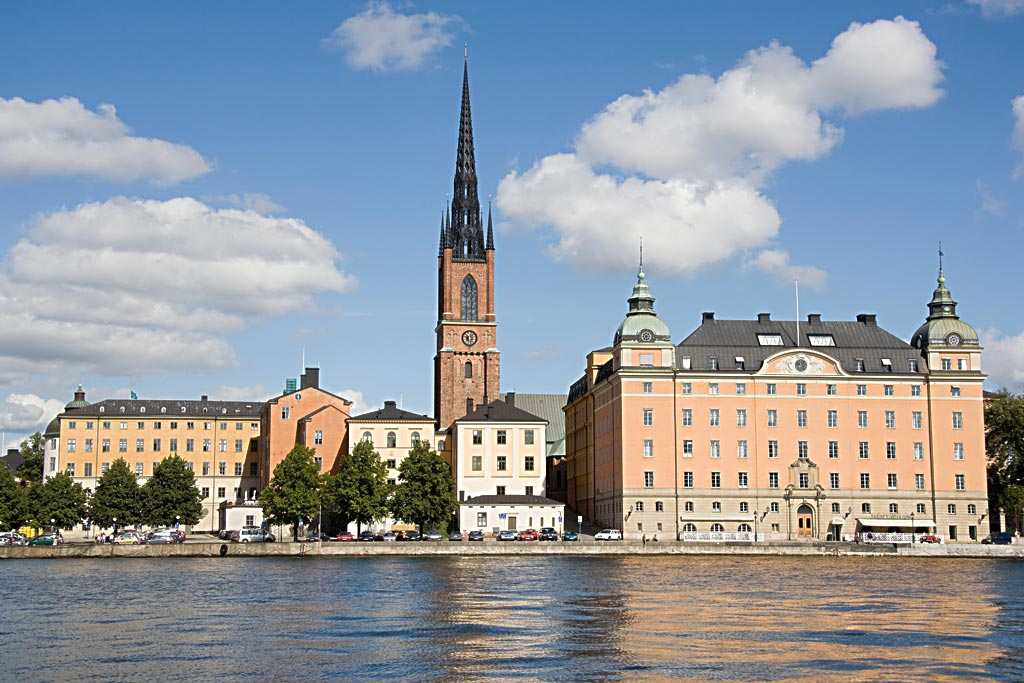
%> input picture images/image.jpg, 1024 x 683 px
$ octave finer_resolution_7.m   (GNU Octave 9; MATLAB toolbox functions it lacks are replaced by stand-ins)
%> lines starting %> are read from the running program, lines starting %| are printed output that depends on the picture
%random phase generated should be central symmetrical, otherwise, the
%picture obtained from inverse Fourier transformation will have imaginary
%part and that's not good!

%rectangular picture changed to a square picture
%read an image
IM=imread('image.jpg');
%> IM is the input picture: size 683x1024x3 uint8; mean R, G, B 142.1, 150.6, 160
IM=rgb2gray(IM);
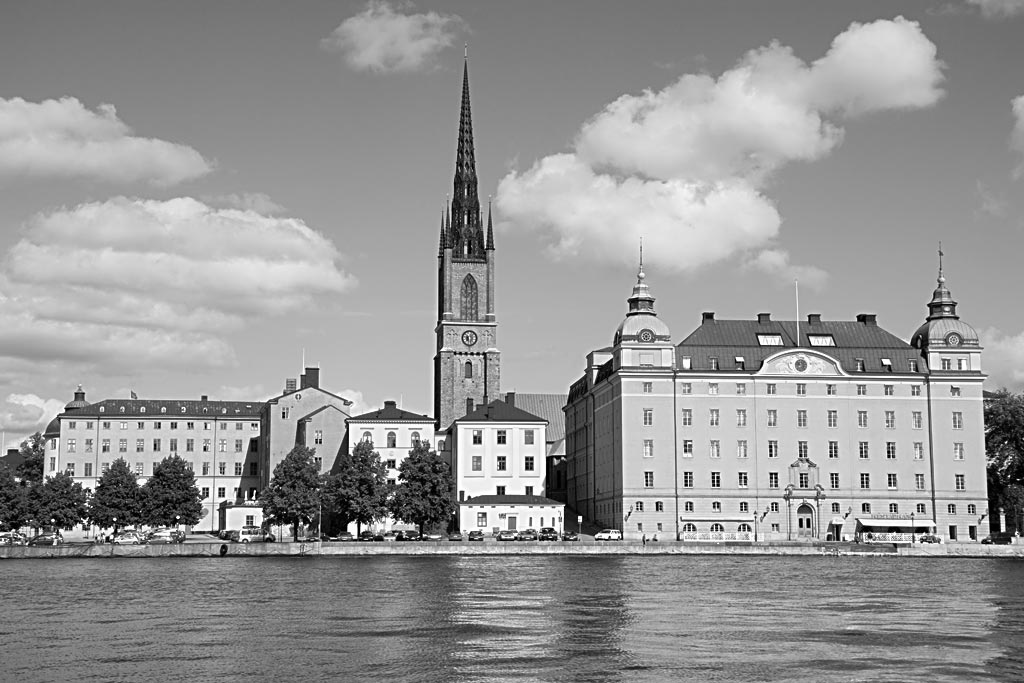
%> IM: size 683x1024 uint8; min 0, max 255, mean 149.1
IM=imresize(IM,0.25);
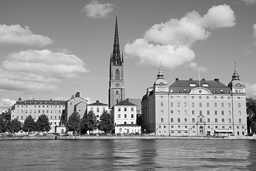
%> IM: size 171x256 uint8; min 0, max 255, mean 149.1
IM=im2double(IM);
%> IM: size 171x256 double
IM=imcrop(IM,[1 1 170 170]);
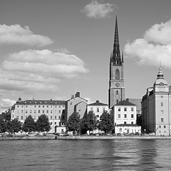
%> IM: size 171x171 double; min 0, max 1, mean 0.574
figure,imshow(IM);

%Generate black space outside of the picture
temp=zeros(771,771);
for x=301:471
    for y=301:471
        temp(x,y)=IM(x-300,y-300);
    end
end
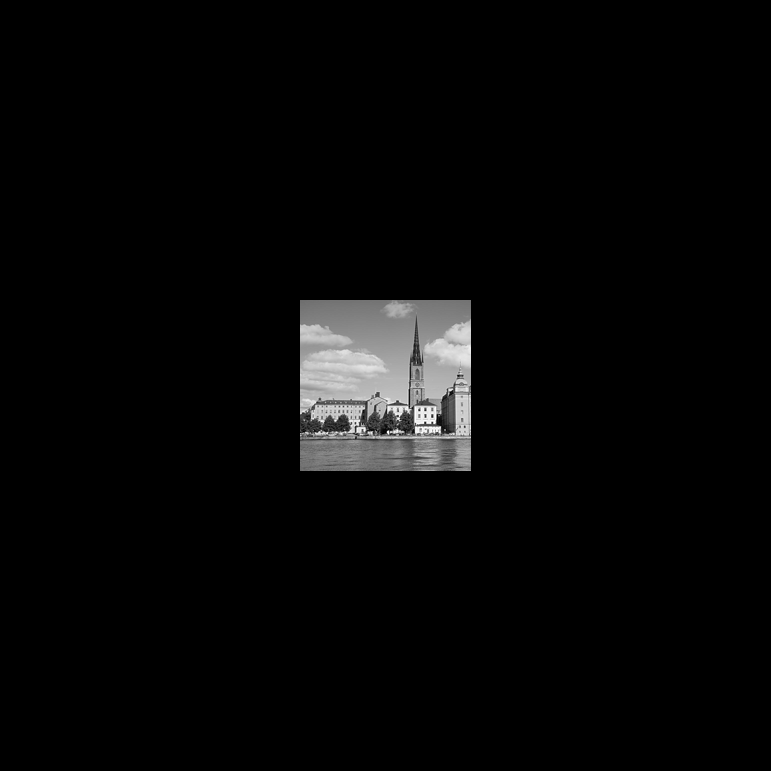
%> temp: size 771x771 double; min 0, max 1, mean 0.0282

IM=zeros(771,771);
for x=1:771
    for y=1:771
        IM(x,y)=temp(x,y);
    end
end

figure,imshow(IM);

%Generate randon angles, well actually not so random
%fai=2*pi*rand(771,771,'double');
IM_rand=rand(771,771,'double');
FFT_IM_rand=fft2(IM_rand);
FFT_IM_rand=fftshift(FFT_IM_rand);
FFT_IM_rand_angle=angle(FFT_IM_rand);

%get the frequency domain of the sharp image, simulate the experimental
%diffraction pattern
FFT_IM=fft2(IM);
FFT_IM=fftshift(FFT_IM);
FFT_IM=abs(FFT_IM);


%Generate a new image with the Fourier frequency of the blured image and the random angles
FFT_IM_new=FFT_IM.*exp(1i*FFT_IM_rand_angle);
FFT_IM_new=fftshift(FFT_IM_new);
IM_new=ifft2(FFT_IM_new);
IM_new=abs(IM_new);
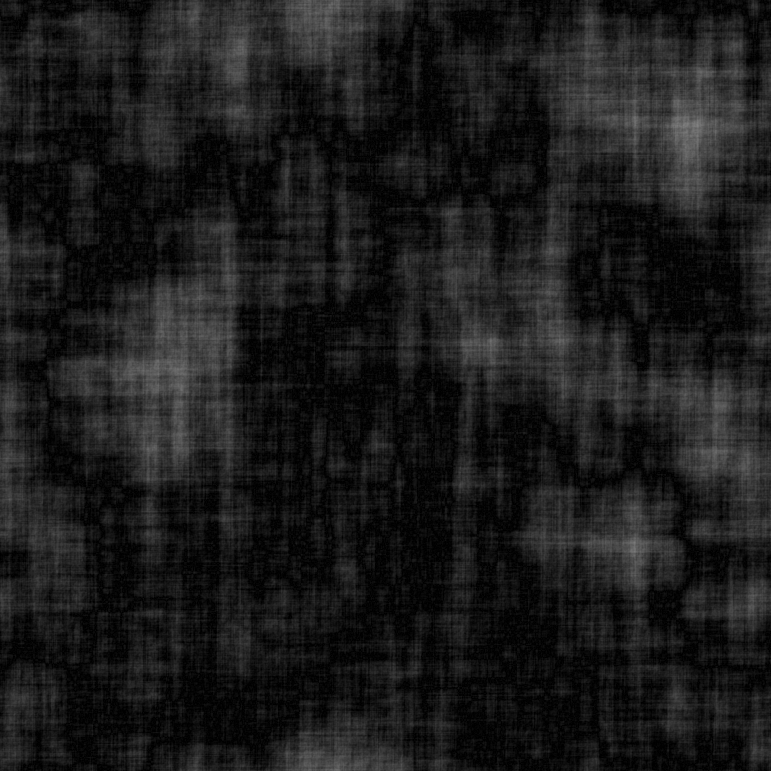
%> IM_new: size 771x771 double; min 3.01e-07, max 0.51, mean 0.108

%Iteration between the real space and reciprocal space
Iteration=0;
for k=0:1:Iteration
    for x=1:1:771
        for y=1:1:771
            if(x<=300 || x>471 || y<=300 || y>471)
                IM_new(x,y)=0;
            end
        end
    end
    FFT_IM_new=fft2(IM_new);
    FFT_IM_new=fftshift(FFT_IM_new);
    FFT_IM_new_theta=angle(FFT_IM_new);
    FFT_IM_newer=FFT_IM.*exp(1i*FFT_IM_new_theta);
    FFT_IM_newer=fftshift(FFT_IM_newer);
    IM_newer=abs(ifft2(FFT_IM_newer));
    IM_new=IM_newer;
end
%> this loop made 1 pass
%> pass 1, `FFT_IM_new_theta=angle(FFT_IM_new);`:
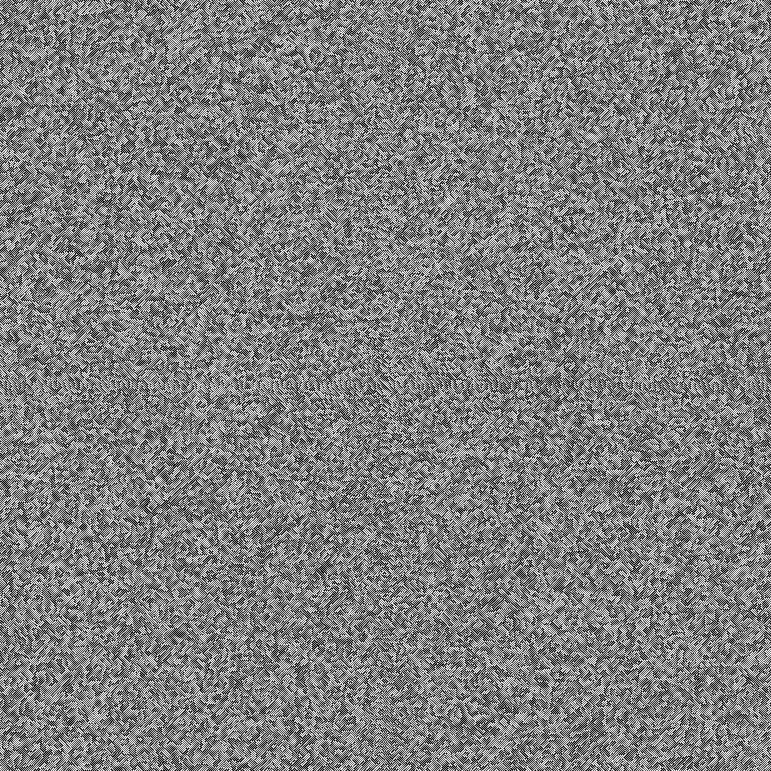
%> FFT_IM_new_theta: size 771x771 double; min -3.14, max 3.14, mean -3.35e-19; drawn with min black and max white
%> pass 1, `IM_newer=abs(ifft2(FFT_IM_newer));`:
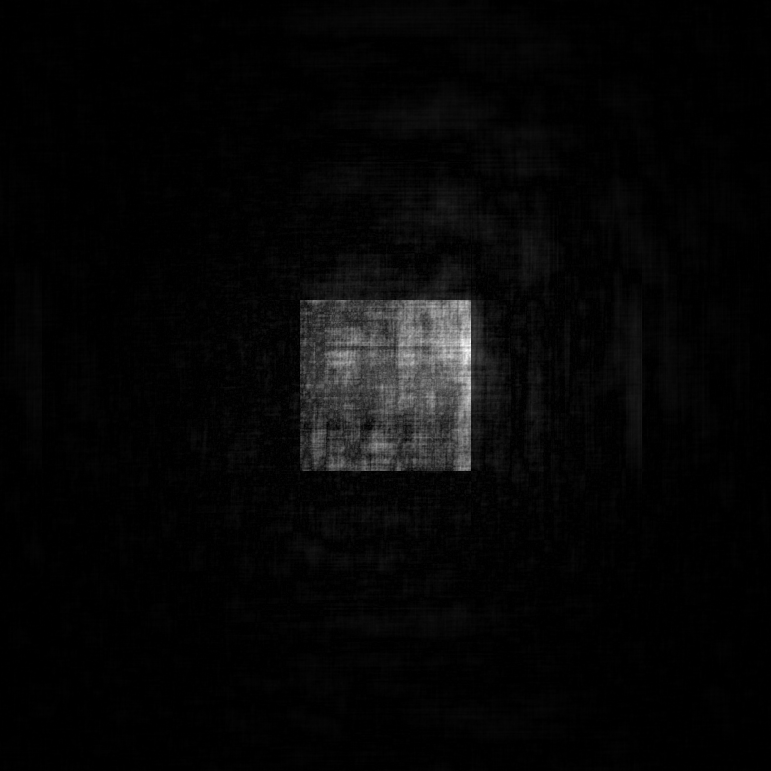
%> IM_newer: size 771x771 double; min 3.7e-08, max 1.64, mean 0.0455; drawn with min black and max white

for x=1:1:771
    for y=1:1:771
        if(x<=280 || x>491 || y<=280 || y>491)
            IM_new(x,y)=0;
        end
    end
end

figure,imshow(IM_new,[]);
